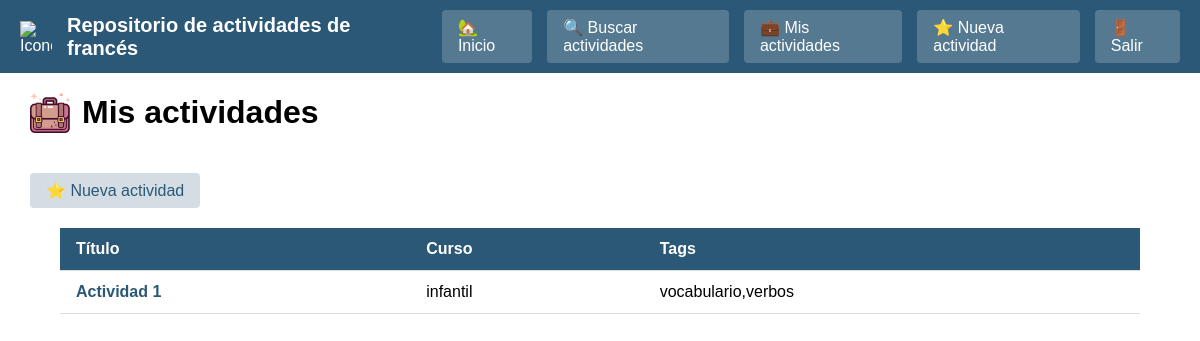
The page /mis-actividades/ (signed in) on the database as committed earlier.
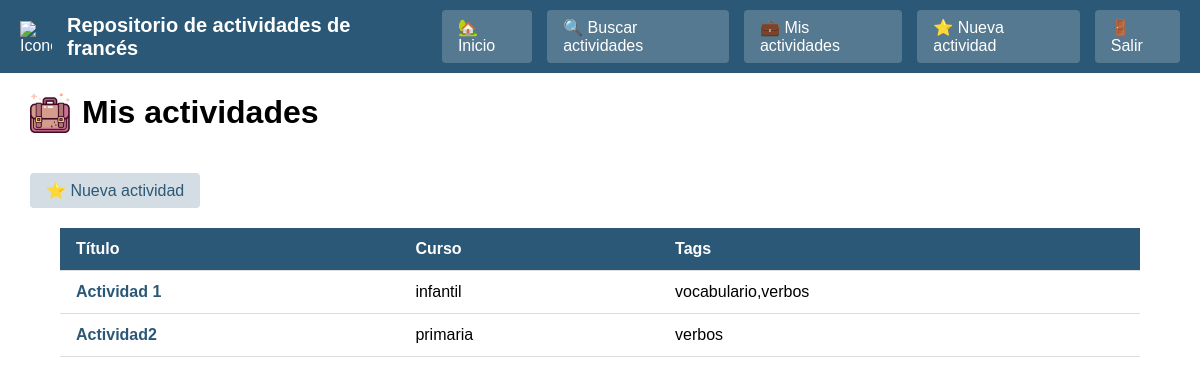
The same page on the database as committed later.
### app/models.py (models this page shows, shortened)
class Actividad(models.Model):
    class Curso(models.TextChoices):
        INFANTIL = 'infantil', 'Infantil'
        PRIMARIA = 'primaria', 'Primaria'
    class Tag(models.TextChoices):
        VERBOS = 'verbos', 'Verbos'
        VOCABULARIO = 'vocabulario', 'Vocabulario'
        COMPRENSION = 'comprension', 'Comprensión'
    usuario = models.ForeignKey(User, on_delete=models.CASCADE, related_name='actividades')
    titulo = models.CharField(max_length=255)
    curso = models.CharField(max_length=20, choices=Curso.choices)
    tags = models.CharField(max_length=200)
    json = models.CharField(max_length=2000)
    imagen = models.ImageField(upload_to='actividades/', null=True, blank=True)

### app/views.py (the view)
# urls.py: path('mis-actividades/', views.mis_actividades, name='mis_actividades'),
@login_required
def mis_actividades(request):
    actividades = Actividad.objects.filter(usuario=request.user)
    return render(request, 'mis_actividades.html', {'actividades': actividades})

### app/templates/mis_actividades.html
{% extends 'base.html' %}
{% load static %}
{% block content %}
<div class="titulo-con-imagen">
    <img src="{% static 'img/icono_actividades.png' %}" alt="Icono" class="titulo-icono">
    <h1>Mis actividades</h1>
</div>
<nav class="menu_seccion">
    <a href="">⭐ Nueva actividad</a>
</nav>
{% if actividades %}
<table class="tabla-actividades">
    <thead>
        <tr>
            <th>Título</th>
            <th>Curso</th>
            <th>Tags</th>
        </tr>
    </thead>
    <tbody>
        {% for actividad in actividades %}
        <tr>
            <td>
                <a href="{% url 'visor_actividad' actividad.id %}">
                    <strong>{{ actividad.titulo }}</strong>
                </a>
            </td>
            <td>{{ actividad.curso }}</td>
            <td>{{ actividad.tags }}</td>
        </tr>
        {% endfor %}
    </tbody>
</table>
{% else %}
<p>No tienes actividades creadas.</p>
{% endif %}
{% endblock %}

### app/templates/base.html (shortened to what this page needs)
{% load static %}
<!DOCTYPE html>
<html lang="es">
<head>
    <link rel="stylesheet" href="{% static 'css/base.css' %}">
    <link rel="stylesheet" href="{% static 'css/mis_actividades.css' %}">
</head>
<body>
<nav class="menu">
    <img src="{% static 'img/icono_app.png' %}" alt="Icono" class="menu-icon">
    <span class="menu-title">Repositorio de actividades de francés</span>
    <a href="{% url 'inicio' %}">🏡 Inicio</a>
    <a href="{% url 'buscar_actividades' %}">🔍 Buscar actividades</a>
    <a href="{% url 'mis_actividades' %}">💼 Mis actividades</a>
    <a href="">⭐ Nueva actividad</a>
    <a href="{% url 'logout' %}">🚪 Salir</a>
</nav>
{% block content %}{% endblock %}
</body>
</html>

### app/static/css/base.css (style rules this page uses)
body { margin: 0; font-family: Arial, sans-serif; }
.menu { display: flex; align-items: center; background: #2b5876; padding: 10px 20px; color: white; gap: 15px; }
.menu_seccion a { display: inline-block; background: rgba(43, 88, 118, 0.2); color: #2b5876; padding: 8px 16px; text-decoration: none; border-radius: 4px; transition: background 0.3s, transform 0.2s; margin-left: 30px; }
.menu-icon { width: 32px; height: 32px; }
.menu-title { font-size: 20px; font-weight: bold; margin-right: 20px; }
.menu a { background: rgba(255, 255, 255, 0.2); color: white; padding: 8px 16px; text-decoration: none; border-radius: 4px; transition: background 0.3s, transform 0.2s; }
.titulo-con-imagen { display: flex; align-items: center; gap: 12px; margin-bottom: 20px; margin-left: 30px; }
.titulo-icono { width: 40px; height: 40px; }

### app/static/css/mis_actividades.css (style rules this page uses)
.tabla-actividades { border-collapse: collapse; margin-top: 20px; font-family: Arial, sans-serif; background: #ffffff; overflow: hidden; width: 90%; max-width: 1200px; margin: 20px auto; }
.tabla-actividades thead { background: #2b5876; color: white; text-align: left; }
.tabla-actividades th, .tabla-actividades td { padding: 12px 16px; border-bottom: 1px solid #ddd; }
.tabla-actividades a { color: #2b5876; text-decoration: none; font-weight: bold; }

Rows that differ between the two databases and show on the page:
added Actividad: titulo "Actividad2", curso "primaria", tags "verbos"
